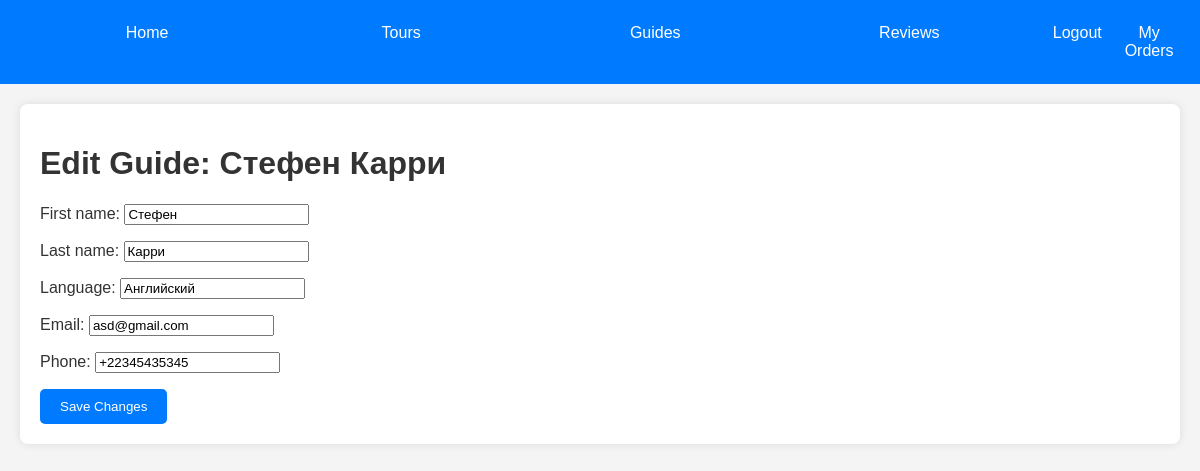
The page /tours/guides/1/edit/ (signed in) on the database as committed earlier.
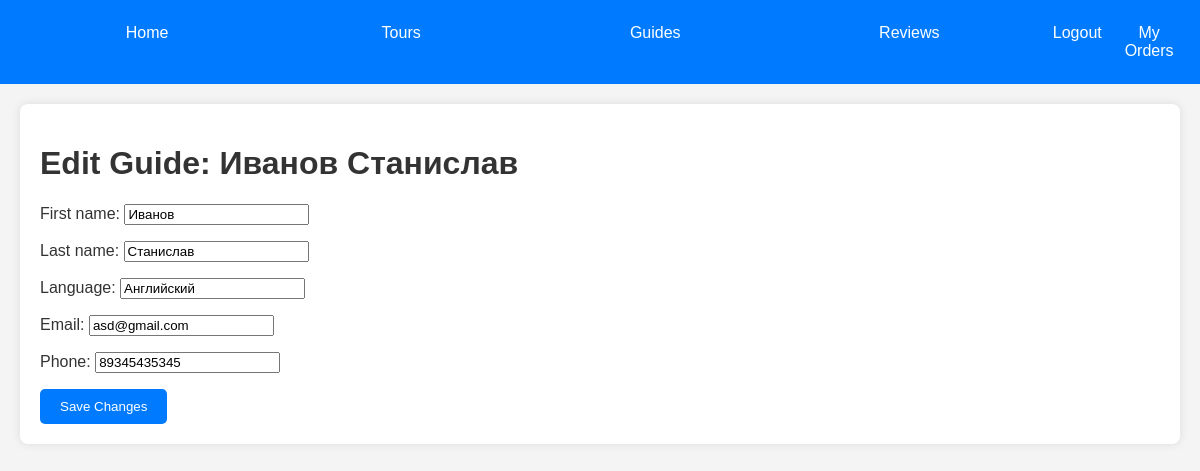
The same page on the database as committed later.
### tours/models.py (models this page shows, shortened)
class Guide(models.Model):
    first_name = models.CharField(max_length = 30)
    last_name = models.CharField(max_length=30)
    language = models.CharField(max_length=30)
    email = models.EmailField(unique=True)
    phone = models.CharField(max_length=15)

### tours/views.py (the view)
# urls.py: path('guides/<int:guide_id>/edit/', views.edit_guide, name='edit_guide'),
@login_required
def edit_guide(request, guide_id):
    guide = get_object_or_404(Guide, id=guide_id)
    if request.method == 'POST':
        form = GuideForm(request.POST, instance=guide)
        if form.is_valid():
            form.save()
            return redirect('guide_list')
    else:
        form = GuideForm(instance=guide)
    return render(request, 'guides/edit_guide.html', {'form': form, 'guide': guide})

### tours/forms.py
class GuideForm(forms.ModelForm):
    class Meta:
        model = Guide
        fields = ['first_name', 'last_name', 'language', 'email', 'phone']

### tours/templates/guides/edit_guide.html (shortened to what this page needs)
{% extends 'base.html' %}
{% block content %}
    <h1>Edit Guide: {{ guide.first_name }} {{ guide.last_name }}</h1>
    <form method="post" action="">
        {{ form.as_p }}
        <button type="submit" class="button">Save Changes</button>
    </form>
{% endblock %}

Rows that differ between the two databases and show on the page:
changed Guide "Английский": first_name "Стефен" → "Иванов"; last_name "Карри" → "Станислав"; phone "+22345435345" → "89345435345"
